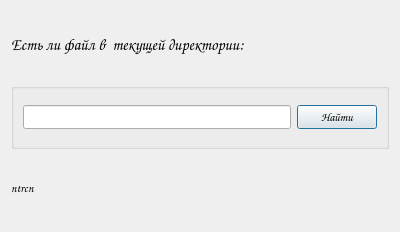
<?xml version="1.0" encoding="UTF-8"?>
<ui version="4.0">
 <class>IsInDir</class>
 <widget class="QDialog" name="IsInDir">
  <property name="geometry">
   <rect>
    <x>0</x>
    <y>0</y>
    <width>400</width>
    <height>232</height>
   </rect>
  </property>
  <property name="font">
   <font>
    <family>Comic Sans MS</family>
   </font>
  </property>
  <property name="windowTitle">
   <string>Dialog</string>
  </property>
  <layout class="QVBoxLayout" name="verticalLayout">
   <item>
    <widget class="QLabel" name="label">
     <property name="font">
      <font>
       <family>Comic Sans MS</family>
       <pointsize>12</pointsize>
      </font>
     </property>
     <property name="text">
      <string>Есть ли файл в  текущей директории:</string>
     </property>
    </widget>
   </item>
   <item>
    <widget class="QGroupBox" name="groupBox">
     <property name="title">
      <string/>
     </property>
     <layout class="QHBoxLayout" name="horizontalLayout">
      <item>
       <widget class="QLineEdit" name="lineEdit"/>
      </item>
      <item>
       <widget class="QPushButton" name="searchDirBtn">
        <property name="text">
         <string>Найти</string>
        </property>
       </widget>
      </item>
     </layout>
    </widget>
   </item>
   <item>
    <widget class="QLabel" name="resultLbl">
     <property name="text">
      <string>ntrcn</string>
     </property>
    </widget>
   </item>
  </layout>
 </widget>
 <resources/>
 <connections/>
</ui>
